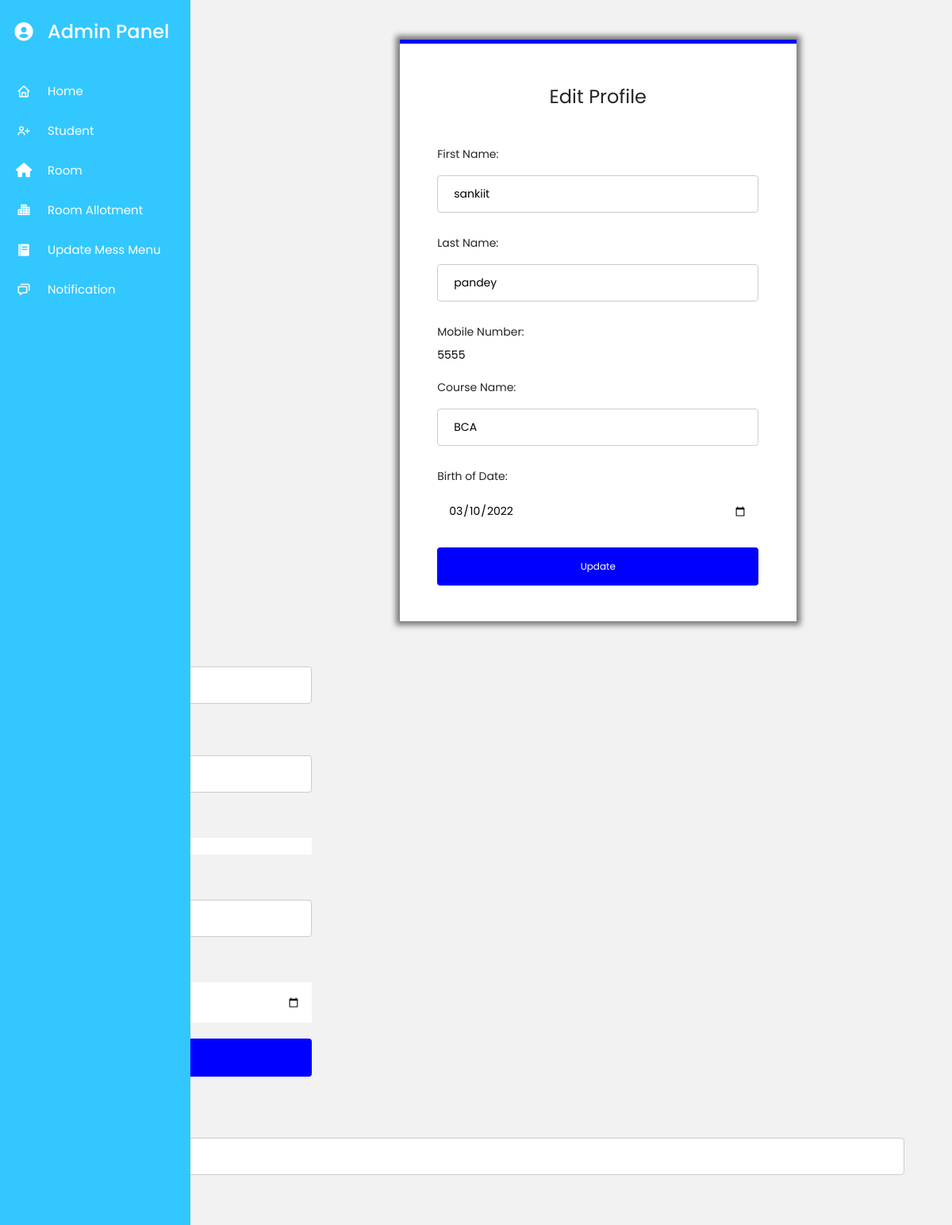
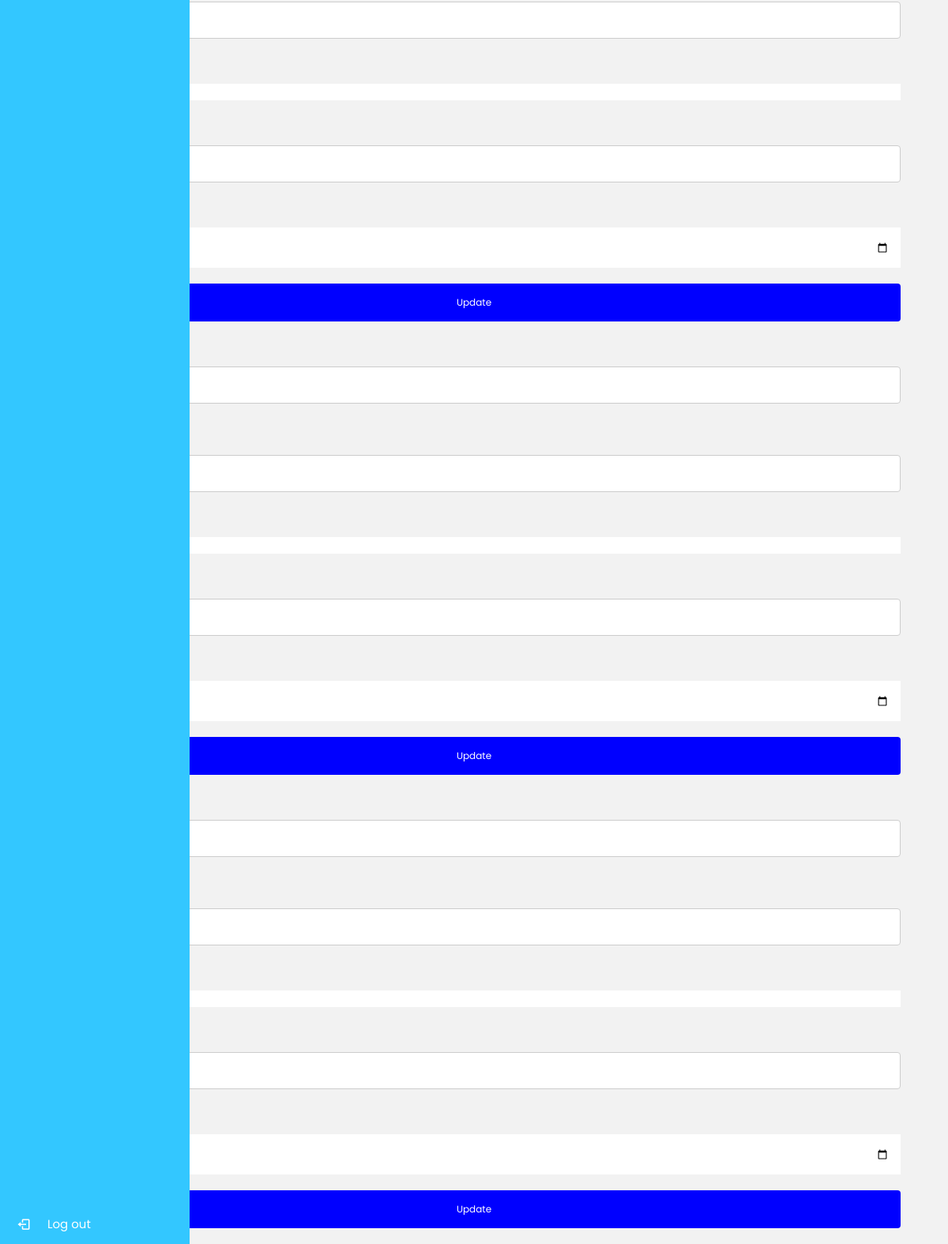
Page /view-student/ (signed in) on the committed database (2 pictures, top to bottom).
### myapp/models.py (models this page shows, shortened)
class Student(models.Model):
    user = models.OneToOneField(User,on_delete=models.CASCADE,null=True)
    First_Name = models.CharField(max_length=50,null=False)
    Last_Name = models.CharField(max_length=50,null=False)
    Dob = models.DateField(auto_now=False,null=True)
    Contact = models.CharField(max_length=15,null=False)
    Aadhar_no = models.ImageField(upload_to="img/")
    Course = models.CharField(max_length=20)
    Gender = models.CharField(choices=gender,max_length=15)

### myapp/views.py (the view)
# urls.py: path('view-student/',views.view_student,name='view_student'),
def view_student(request):
    if request.user.is_superuser:
        data = Student.objects.all()
        return render(request, 'adminedit.html', {'key2': data})

### myapp/templates/adminedit.html (shortened to what this page needs)
{% extends 'admindash.html' %}
{% block content %}
    <div class="container">
    <center><h2>Edit Profile</h2></center>
    {% for i in key2 %}
    <form action="" method="post" enctype="multipart/form-data">
        <div class="input-name">
            <label for="">First Name:</label>
            <input type="text" placeholder="First Name" class="name" name="fname" value="{{i.First_Name}}">
            </div>
            <div class="input-name">
                <label for="">Last Name:</label>
            <input type="text" placeholder="Last Name" class="name" name="lname " value="{{i.Last_Name}}">
        </div>
            <div class="input-name">
                <label for="">Mobile Number:</label>
                <input type="number" placeholder="Contact" required class="" name="contact" value="{{i.Contact}}">
            </div>
            <div class="input-name">
                <label for="">Course Name:</label>
                <input type="text" placeholder="Course" required class="name" name="course" value="{{i.Course}}">
            </div>
            <div class="input-name">
                <label for="">Birth of Date:</label>
                <input type="date" placeholder="Date of Birth" required class="text-name" name="dob" value="{{i.Dob|date:"Y-m-d"}}" >
            </div>
            <div class="input-name">
                <input type="submit" class="button" value="Update">
            </div>
        </div>
    </form>
    {% endfor %}
    {% endblock content %}

### myapp/static/css/admindash.css (style rules this page uses)
* { margin: 0; padding: 0; box-sizing: border-box; font-family: 'Poppins', sans-serif; }

### myapp/static/css/main.css (style rules this page uses)
html { -webkit-box-sizing: border-box; -moz-box-sizing: border-box; box-sizing: border-box; }
* { padding: 0; margin: 0; }
*, *:before, *:after { -webkit-box-sizing: inherit; -moz-box-sizing: inherit; box-sizing: inherit; }
body, h1, h2, h3, h4, h5, h6, blockquote, p, pre, dl, dd, ol, ul, figure, hr, fieldset, legend { margin: 0; padding: 0; }
body { font-family: "Roboto", "Arial", "Helvetica Neue", sans-serif; font-weight: 400; font-size: 14px; }
h1, h2, h3, h4, h5, h6 { font-weight: 400; }
h2 { font-size: 30px; }
input[type="date" i] { padding: 14px; }
input { outline: none; margin: 0; border: none; -webkit-box-shadow: none; -moz-box-shadow: none; box-shadow: none; width: 100%; font-size: 14px; font-family: inherit; }

### myapp/static/css/room.css (style rules this page uses)
* { margin: 0; padding: 0; box-sizing: border-box; }
body { font-size: 14px; background: #f2f2f2; }
.container { background: white; width: 500px; padding: 25px; margin: 50px auto 0; border-top: 5px solid blue; box-shadow: 0 0 7px 5px rgba(0, 0, 0,0.5); }
.container h2 { font-size: 24px; line-height: 24px; padding: 30px; text-align: center; }
.input-name { width: 90%; position: relative; margin: 20px auto; }
.name { width: 45%; padding: 8px 0px 8px 40px; }
.text-name { width: 100%; padding: 8px 0px 8px 40px; }
.button { background-color: blue; border-radius: 4px; color: white; padding: 15px 32px; text-align: center; text-decoration: none; font-size: 12px; margin-right: 70px; }

### myapp/templates/admindash.html (style rules this page uses)
input[type="text"], select { width: 100%; padding: 12px 20px; margin: 8px 0; display: inline-block; border: 1px solid #ccc; border-radius: 4px; box-sizing: border-box; }

### rows in the picture
Student: fname "sankiit", Last_Name "pandey", contact "5555", course "BCA", dob "03/10/2022"
Student: fname "Vipin", Last_Name "Yadav", contact "3333333", course "BCA", dob "05/12/2023"
Student: fname "Vipin", Last_Name "Yadav", contact "62", course "BCA", dob "03/18/2022"
Student: fname "Vipin", Last_Name "Yadav", contact "9953406578", course "BCA", dob "03/17/2022"
